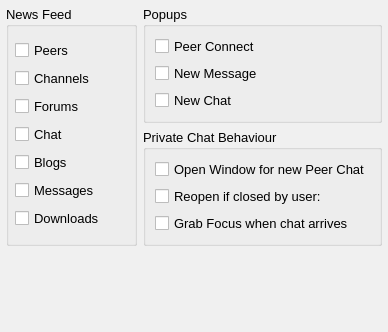
<ui version="4.0" >
 <class>NotifyDialog</class>
 <widget class="QWidget" name="NotifyDialog" >
  <property name="geometry" >
   <rect>
    <x>0</x>
    <y>0</y>
    <width>388</width>
    <height>332</height>
   </rect>
  </property>
  <property name="sizePolicy" >
   <sizepolicy vsizetype="Expanding" hsizetype="Expanding" >
    <horstretch>0</horstretch>
    <verstretch>0</verstretch>
   </sizepolicy>
  </property>
  <property name="palette" >
   <palette>
    <active>
     <colorrole role="WindowText" >
      <brush brushstyle="SolidPattern" >
       <color alpha="255" >
        <red>0</red>
        <green>0</green>
        <blue>0</blue>
       </color>
      </brush>
     </colorrole>
     <colorrole role="Button" >
      <brush brushstyle="SolidPattern" >
       <color alpha="255" >
        <red>208</red>
        <green>208</green>
        <blue>208</blue>
       </color>
      </brush>
     </colorrole>
     <colorrole role="Light" >
      <brush brushstyle="SolidPattern" >
       <color alpha="255" >
        <red>255</red>
        <green>255</green>
        <blue>255</blue>
       </color>
      </brush>
     </colorrole>
     <colorrole role="Midlight" >
      <brush brushstyle="SolidPattern" >
       <color alpha="255" >
        <red>247</red>
        <green>247</green>
        <blue>247</blue>
       </color>
      </brush>
     </colorrole>
     <colorrole role="Dark" >
      <brush brushstyle="SolidPattern" >
       <color alpha="255" >
        <red>104</red>
        <green>104</green>
        <blue>104</blue>
       </color>
      </brush>
     </colorrole>
     <colorrole role="Mid" >
      <brush brushstyle="SolidPattern" >
       <color alpha="255" >
        <red>139</red>
        <green>139</green>
        <blue>139</blue>
       </color>
      </brush>
     </colorrole>
     <colorrole role="Text" >
      <brush brushstyle="SolidPattern" >
       <color alpha="255" >
        <red>0</red>
        <green>0</green>
        <blue>0</blue>
       </color>
      </brush>
     </colorrole>
     <colorrole role="BrightText" >
      <brush brushstyle="SolidPattern" >
       <color alpha="255" >
        <red>255</red>
        <green>255</green>
        <blue>255</blue>
       </color>
      </brush>
     </colorrole>
     <colorrole role="ButtonText" >
      <brush brushstyle="SolidPattern" >
       <color alpha="255" >
        <red>0</red>
        <green>0</green>
        <blue>0</blue>
       </color>
      </brush>
     </colorrole>
     <colorrole role="Base" >
      <brush brushstyle="SolidPattern" >
       <color alpha="255" >
        <red>255</red>
        <green>255</green>
        <blue>255</blue>
       </color>
      </brush>
     </colorrole>
     <colorrole role="Window" >
      <brush brushstyle="SolidPattern" >
       <color alpha="255" >
        <red>240</red>
        <green>240</green>
        <blue>240</blue>
       </color>
      </brush>
     </colorrole>
     <colorrole role="Shadow" >
      <brush brushstyle="SolidPattern" >
       <color alpha="255" >
        <red>0</red>
        <green>0</green>
        <blue>0</blue>
       </color>
      </brush>
     </colorrole>
     <colorrole role="Highlight" >
      <brush brushstyle="SolidPattern" >
       <color alpha="255" >
        <red>0</red>
        <green>0</green>
        <blue>128</blue>
       </color>
      </brush>
     </colorrole>
     <colorrole role="HighlightedText" >
      <brush brushstyle="SolidPattern" >
       <color alpha="255" >
        <red>255</red>
        <green>255</green>
        <blue>255</blue>
       </color>
      </brush>
     </colorrole>
     <colorrole role="Link" >
      <brush brushstyle="SolidPattern" >
       <color alpha="255" >
        <red>0</red>
        <green>0</green>
        <blue>255</blue>
       </color>
      </brush>
     </colorrole>
     <colorrole role="LinkVisited" >
      <brush brushstyle="SolidPattern" >
       <color alpha="255" >
        <red>255</red>
        <green>0</green>
        <blue>255</blue>
       </color>
      </brush>
     </colorrole>
     <colorrole role="AlternateBase" >
      <brush brushstyle="SolidPattern" >
       <color alpha="255" >
        <red>231</red>
        <green>231</green>
        <blue>231</blue>
       </color>
      </brush>
     </colorrole>
    </active>
    <inactive>
     <colorrole role="WindowText" >
      <brush brushstyle="SolidPattern" >
       <color alpha="255" >
        <red>0</red>
        <green>0</green>
        <blue>0</blue>
       </color>
      </brush>
     </colorrole>
     <colorrole role="Button" >
      <brush brushstyle="SolidPattern" >
       <color alpha="255" >
        <red>208</red>
        <green>208</green>
        <blue>208</blue>
       </color>
      </brush>
     </colorrole>
     <colorrole role="Light" >
      <brush brushstyle="SolidPattern" >
       <color alpha="255" >
        <red>255</red>
        <green>255</green>
        <blue>255</blue>
       </color>
      </brush>
     </colorrole>
     <colorrole role="Midlight" >
      <brush brushstyle="SolidPattern" >
       <color alpha="255" >
        <red>247</red>
        <green>247</green>
        <blue>247</blue>
       </color>
      </brush>
     </colorrole>
     <colorrole role="Dark" >
      <brush brushstyle="SolidPattern" >
       <color alpha="255" >
        <red>104</red>
        <green>104</green>
        <blue>104</blue>
       </color>
      </brush>
     </colorrole>
     <colorrole role="Mid" >
      <brush brushstyle="SolidPattern" >
       <color alpha="255" >
        <red>139</red>
        <green>139</green>
        <blue>139</blue>
       </color>
      </brush>
     </colorrole>
     <colorrole role="Text" >
      <brush brushstyle="SolidPattern" >
       <color alpha="255" >
        <red>0</red>
        <green>0</green>
        <blue>0</blue>
       </color>
      </brush>
     </colorrole>
     <colorrole role="BrightText" >
      <brush brushstyle="SolidPattern" >
       <color alpha="255" >
        <red>255</red>
        <green>255</green>
        <blue>255</blue>
       </color>
      </brush>
     </colorrole>
     <colorrole role="ButtonText" >
      <brush brushstyle="SolidPattern" >
       <color alpha="255" >
        <red>0</red>
        <green>0</green>
        <blue>0</blue>
       </color>
      </brush>
     </colorrole>
     <colorrole role="Base" >
      <brush brushstyle="SolidPattern" >
       <color alpha="255" >
        <red>255</red>
        <green>255</green>
        <blue>255</blue>
       </color>
      </brush>
     </colorrole>
     <colorrole role="Window" >
      <brush brushstyle="SolidPattern" >
       <color alpha="255" >
        <red>240</red>
        <green>240</green>
        <blue>240</blue>
       </color>
      </brush>
     </colorrole>
     <colorrole role="Shadow" >
      <brush brushstyle="SolidPattern" >
       <color alpha="255" >
        <red>0</red>
        <green>0</green>
        <blue>0</blue>
       </color>
      </brush>
     </colorrole>
     <colorrole role="Highlight" >
      <brush brushstyle="SolidPattern" >
       <color alpha="255" >
        <red>192</red>
        <green>192</green>
        <blue>192</blue>
       </color>
      </brush>
     </colorrole>
     <colorrole role="HighlightedText" >
      <brush brushstyle="SolidPattern" >
       <color alpha="255" >
        <red>0</red>
        <green>0</green>
        <blue>0</blue>
       </color>
      </brush>
     </colorrole>
     <colorrole role="Link" >
      <brush brushstyle="SolidPattern" >
       <color alpha="255" >
        <red>0</red>
        <green>0</green>
        <blue>255</blue>
       </color>
      </brush>
     </colorrole>
     <colorrole role="LinkVisited" >
      <brush brushstyle="SolidPattern" >
       <color alpha="255" >
        <red>255</red>
        <green>0</green>
        <blue>255</blue>
       </color>
      </brush>
     </colorrole>
     <colorrole role="AlternateBase" >
      <brush brushstyle="SolidPattern" >
       <color alpha="255" >
        <red>231</red>
        <green>231</green>
        <blue>231</blue>
       </color>
      </brush>
     </colorrole>
    </inactive>
    <disabled>
     <colorrole role="WindowText" >
      <brush brushstyle="SolidPattern" >
       <color alpha="255" >
        <red>104</red>
        <green>104</green>
        <blue>104</blue>
       </color>
      </brush>
     </colorrole>
     <colorrole role="Button" >
      <brush brushstyle="SolidPattern" >
       <color alpha="255" >
        <red>208</red>
        <green>208</green>
        <blue>208</blue>
       </color>
      </brush>
     </colorrole>
     <colorrole role="Light" >
      <brush brushstyle="SolidPattern" >
       <color alpha="255" >
        <red>255</red>
        <green>255</green>
        <blue>255</blue>
       </color>
      </brush>
     </colorrole>
     <colorrole role="Midlight" >
      <brush brushstyle="SolidPattern" >
       <color alpha="255" >
        <red>247</red>
        <green>247</green>
        <blue>247</blue>
       </color>
      </brush>
     </colorrole>
     <colorrole role="Dark" >
      <brush brushstyle="SolidPattern" >
       <color alpha="255" >
        <red>104</red>
        <green>104</green>
        <blue>104</blue>
       </color>
      </brush>
     </colorrole>
     <colorrole role="Mid" >
      <brush brushstyle="SolidPattern" >
       <color alpha="255" >
        <red>139</red>
        <green>139</green>
        <blue>139</blue>
       </color>
      </brush>
     </colorrole>
     <colorrole role="Text" >
      <brush brushstyle="SolidPattern" >
       <color alpha="255" >
        <red>104</red>
        <green>104</green>
        <blue>104</blue>
       </color>
      </brush>
     </colorrole>
     <colorrole role="BrightText" >
      <brush brushstyle="SolidPattern" >
       <color alpha="255" >
        <red>255</red>
        <green>255</green>
        <blue>255</blue>
       </color>
      </brush>
     </colorrole>
     <colorrole role="ButtonText" >
      <brush brushstyle="SolidPattern" >
       <color alpha="255" >
        <red>104</red>
        <green>104</green>
        <blue>104</blue>
       </color>
      </brush>
     </colorrole>
     <colorrole role="Base" >
      <brush brushstyle="SolidPattern" >
       <color alpha="255" >
        <red>240</red>
        <green>240</green>
        <blue>240</blue>
       </color>
      </brush>
     </colorrole>
     <colorrole role="Window" >
      <brush brushstyle="SolidPattern" >
       <color alpha="255" >
        <red>240</red>
        <green>240</green>
        <blue>240</blue>
       </color>
      </brush>
     </colorrole>
     <colorrole role="Shadow" >
      <brush brushstyle="SolidPattern" >
       <color alpha="255" >
        <red>0</red>
        <green>0</green>
        <blue>0</blue>
       </color>
      </brush>
     </colorrole>
     <colorrole role="Highlight" >
      <brush brushstyle="SolidPattern" >
       <color alpha="255" >
        <red>0</red>
        <green>0</green>
        <blue>128</blue>
       </color>
      </brush>
     </colorrole>
     <colorrole role="HighlightedText" >
      <brush brushstyle="SolidPattern" >
       <color alpha="255" >
        <red>255</red>
        <green>255</green>
        <blue>255</blue>
       </color>
      </brush>
     </colorrole>
     <colorrole role="Link" >
      <brush brushstyle="SolidPattern" >
       <color alpha="255" >
        <red>0</red>
        <green>0</green>
        <blue>255</blue>
       </color>
      </brush>
     </colorrole>
     <colorrole role="LinkVisited" >
      <brush brushstyle="SolidPattern" >
       <color alpha="255" >
        <red>255</red>
        <green>0</green>
        <blue>255</blue>
       </color>
      </brush>
     </colorrole>
     <colorrole role="AlternateBase" >
      <brush brushstyle="SolidPattern" >
       <color alpha="255" >
        <red>231</red>
        <green>231</green>
        <blue>231</blue>
       </color>
      </brush>
     </colorrole>
    </disabled>
   </palette>
  </property>
  <property name="font" >
   <font>
    <family>Arial</family>
    <pointsize>10</pointsize>
    <weight>50</weight>
    <italic>false</italic>
    <bold>false</bold>
    <underline>false</underline>
    <strikeout>false</strikeout>
   </font>
  </property>
  <property name="contextMenuPolicy" >
   <enum>Qt::NoContextMenu</enum>
  </property>
  <layout class="QGridLayout" >
   <property name="leftMargin" >
    <number>6</number>
   </property>
   <property name="topMargin" >
    <number>6</number>
   </property>
   <property name="rightMargin" >
    <number>6</number>
   </property>
   <property name="bottomMargin" >
    <number>6</number>
   </property>
   <item rowspan="2" row="0" column="0" >
    <widget class="QGroupBox" name="notify_ForumNewMsg" >
     <property name="title" >
      <string>News Feed</string>
     </property>
     <layout class="QVBoxLayout" >
      <property name="spacing" >
       <number>0</number>
      </property>
      <property name="leftMargin" >
       <number>6</number>
      </property>
      <property name="topMargin" >
       <number>6</number>
      </property>
      <property name="rightMargin" >
       <number>6</number>
      </property>
      <property name="bottomMargin" >
       <number>6</number>
      </property>
      <item>
       <widget class="QCheckBox" name="notify_Peers" >
        <property name="text" >
         <string>Peers</string>
        </property>
       </widget>
      </item>
      <item>
       <widget class="QCheckBox" name="notify_Channels" >
        <property name="text" >
         <string>Channels</string>
        </property>
       </widget>
      </item>
      <item>
       <widget class="QCheckBox" name="notify_Forums" >
        <property name="text" >
         <string>Forums</string>
        </property>
       </widget>
      </item>
      <item>
       <widget class="QCheckBox" name="notify_Chat" >
        <property name="text" >
         <string>Chat</string>
        </property>
       </widget>
      </item>
      <item>
       <widget class="QCheckBox" name="notify_Blogs" >
        <property name="text" >
         <string>Blogs</string>
        </property>
       </widget>
      </item>
      <item>
       <widget class="QCheckBox" name="notify_Messages" >
        <property name="text" >
         <string>Messages</string>
        </property>
       </widget>
      </item>
      <item>
       <widget class="QCheckBox" name="notify_Downloads" >
        <property name="text" >
         <string>Downloads</string>
        </property>
       </widget>
      </item>
     </layout>
    </widget>
   </item>
   <item row="0" column="1" >
    <widget class="QGroupBox" name="groupBox" >
     <property name="title" >
      <string>Popups</string>
     </property>
     <layout class="QVBoxLayout" >
      <property name="leftMargin" >
       <number>9</number>
      </property>
      <property name="topMargin" >
       <number>9</number>
      </property>
      <item>
       <widget class="QCheckBox" name="popup_Connect" >
        <property name="text" >
         <string>Peer Connect</string>
        </property>
       </widget>
      </item>
      <item>
       <widget class="QCheckBox" name="popup_NewMsg" >
        <property name="text" >
         <string>New Message</string>
        </property>
       </widget>
      </item>
      <item>
       <widget class="QCheckBox" name="popup_NewChat" >
        <property name="text" >
         <string>New Chat</string>
        </property>
       </widget>
      </item>
     </layout>
    </widget>
   </item>
   <item row="1" column="1" >
    <widget class="QGroupBox" name="groupBox_2" >
     <property name="title" >
      <string>Private Chat Behaviour</string>
     </property>
     <layout class="QVBoxLayout" >
      <item>
       <widget class="QCheckBox" name="chat_NewWindow" >
        <property name="text" >
         <string>Open Window for new Peer Chat</string>
        </property>
       </widget>
      </item>
      <item>
       <widget class="QCheckBox" name="chat_Reopen" >
        <property name="text" >
         <string>Reopen if closed by user:</string>
        </property>
       </widget>
      </item>
      <item>
       <widget class="QCheckBox" name="chat_Focus" >
        <property name="text" >
         <string>Grab Focus when chat arrives</string>
        </property>
       </widget>
      </item>
     </layout>
    </widget>
   </item>
   <item row="2" column="0" colspan="2" >
    <spacer>
     <property name="orientation" >
      <enum>Qt::Vertical</enum>
     </property>
     <property name="sizeHint" >
      <size>
       <width>361</width>
       <height>40</height>
      </size>
     </property>
    </spacer>
   </item>
  </layout>
 </widget>
 <resources>
  <include location="../images.qrc" />
 </resources>
 <connections/>
</ui>
